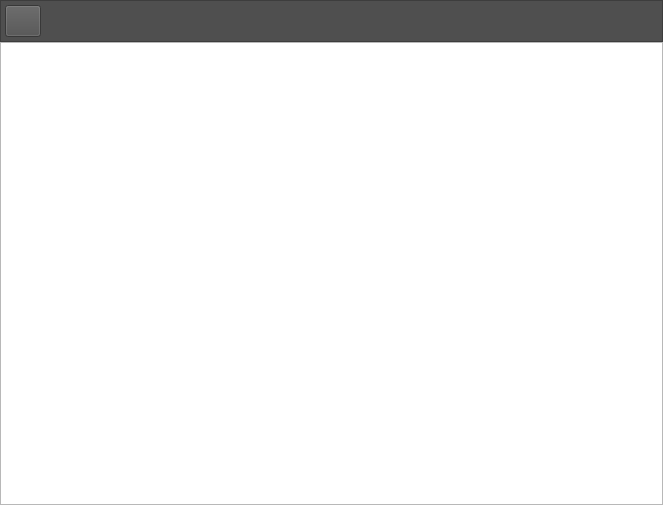
<?xml version="1.0" encoding="UTF-8"?>
<ui version="4.0">
 <class>PagePreview</class>
 <widget class="QWidget" name="PagePreview">
  <property name="geometry">
   <rect>
    <x>0</x>
    <y>0</y>
    <width>663</width>
    <height>505</height>
   </rect>
  </property>
  <property name="windowTitle">
   <string>Form</string>
  </property>
  <property name="autoFillBackground">
   <bool>false</bool>
  </property>
  <property name="styleSheet">
   <string notr="true">/*#PagePreview {
	background-color: #1f1f2f;
	border: none;
}*/</string>
  </property>
  <layout class="QVBoxLayout" name="verticalLayout">
   <property name="spacing">
    <number>0</number>
   </property>
   <property name="leftMargin">
    <number>0</number>
   </property>
   <property name="topMargin">
    <number>0</number>
   </property>
   <property name="rightMargin">
    <number>0</number>
   </property>
   <property name="bottomMargin">
    <number>0</number>
   </property>
   <item>
    <layout class="QVBoxLayout" name="verticalLayout_2">
     <item>
      <widget class="QFrame" name="frame">
       <property name="styleSheet">
        <string notr="true">background: #4f4f4f;</string>
       </property>
       <property name="frameShape">
        <enum>QFrame::Shape::StyledPanel</enum>
       </property>
       <property name="frameShadow">
        <enum>QFrame::Shadow::Raised</enum>
       </property>
       <layout class="QHBoxLayout" name="horizontalLayout">
        <property name="leftMargin">
         <number>4</number>
        </property>
        <property name="topMargin">
         <number>4</number>
        </property>
        <property name="rightMargin">
         <number>4</number>
        </property>
        <property name="bottomMargin">
         <number>4</number>
        </property>
        <item>
         <widget class="QToolButton" name="toolButton">
          <property name="minimumSize">
           <size>
            <width>36</width>
            <height>32</height>
           </size>
          </property>
          <property name="text">
           <string/>
          </property>
          <property name="icon">
           <iconset theme="QIcon::ThemeIcon::DocumentPrint"/>
          </property>
          <property name="iconSize">
           <size>
            <width>16</width>
            <height>16</height>
           </size>
          </property>
         </widget>
        </item>
        <item>
         <spacer name="horizontalSpacer">
          <property name="orientation">
           <enum>Qt::Orientation::Horizontal</enum>
          </property>
          <property name="sizeHint" stdset="0">
           <size>
            <width>40</width>
            <height>20</height>
           </size>
          </property>
         </spacer>
        </item>
       </layout>
      </widget>
     </item>
     <item>
      <widget class="PageGraphicsView" name="pageView">
       <property name="sizePolicy">
        <sizepolicy hsizetype="Minimum" vsizetype="Minimum">
         <horstretch>1</horstretch>
         <verstretch>1</verstretch>
        </sizepolicy>
       </property>
       <property name="minimumSize">
        <size>
         <width>0</width>
         <height>0</height>
        </size>
       </property>
       <property name="layoutDirection">
        <enum>Qt::LayoutDirection::LeftToRight</enum>
       </property>
       <property name="styleSheet">
        <string notr="true"/>
       </property>
       <property name="lineWidth">
        <number>0</number>
       </property>
       <property name="dragMode">
        <enum>QGraphicsView::DragMode::NoDrag</enum>
       </property>
      </widget>
     </item>
    </layout>
   </item>
  </layout>
 </widget>
 <customwidgets>
  <customwidget>
   <class>PageGraphicsView</class>
   <extends>QGraphicsView</extends>
   <header>pagepreview.h</header>
  </customwidget>
 </customwidgets>
 <resources/>
 <connections/>
</ui>
